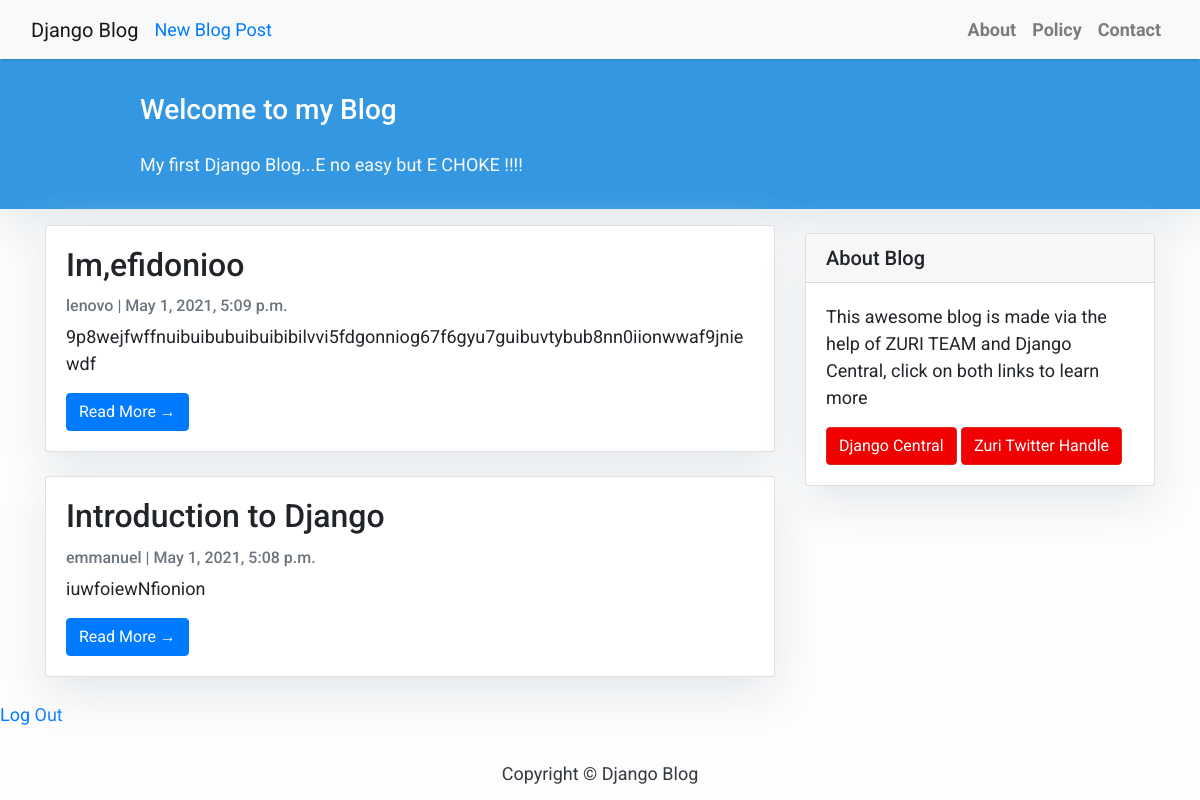
The app's page / (signed in), older data.
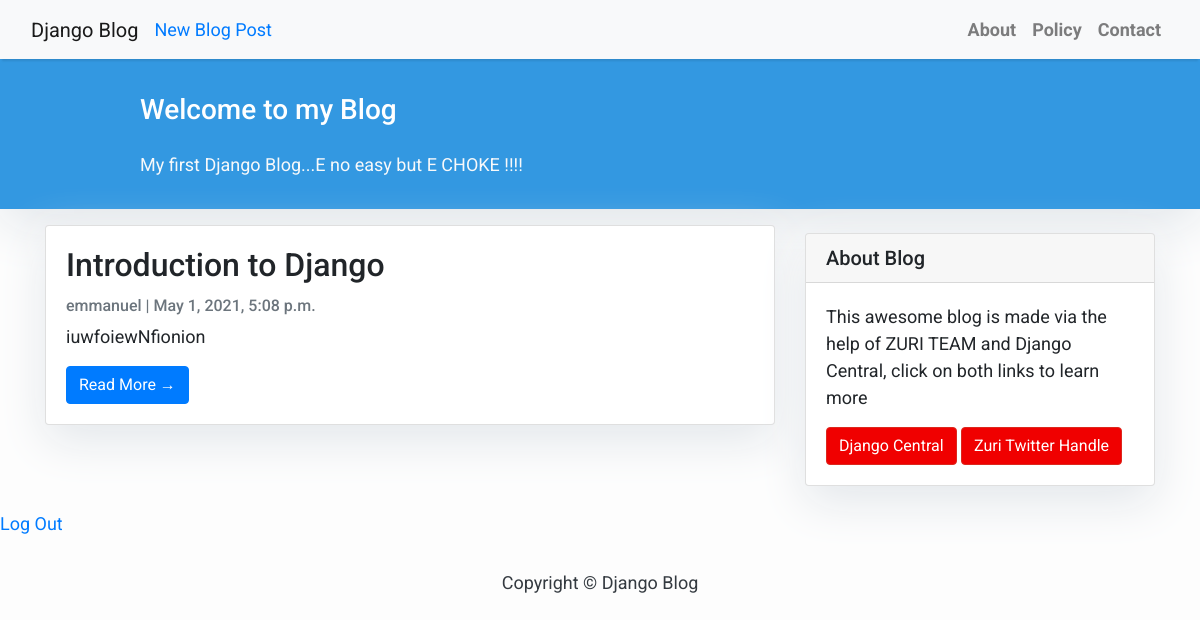
The same page, newer data.
### blog/models.py (models this page shows, shortened)
class Post(models.Model):
    title = models.CharField(max_length=200, unique=True)
    slug = models.SlugField(max_length=200, unique=True)
    author = models.ForeignKey(User, on_delete= models.CASCADE,related_name='blog_posts')
    updated_on = models.DateTimeField(auto_now= True)
    content = models.TextField()
    created_on = models.DateTimeField(auto_now_add=True)
    status = models.IntegerField(choices=STATUS, default=0)
    class Meta:
        ordering = ['-created_on']

### blog/views.py (the view)
# urls.py: path('', views.PostList.as_view(), name='home'),
class PostList(generic.ListView):
    queryset = Post.objects.filter(status=1).order_by('-created_on')
    template_name = 'index.html'

### templates/index.html (shortened to what this page needs)
{% extends "base.html" %}
{% block content %}
{% if user.is_authenticated %}
    <header class="masthead">
        <div class="container">
            <div class="row">
                <div class=" col-md-8 col-md-10 mx-auto">
                    <div class="site-heading">
                        <h3 class=" site-heading my-4 mt-3 text-white"> Welcome to my Blog </h3>
                        <p class="text-light">My first Django Blog...E no easy but E CHOKE !!!! &nbsp
                        </p>
                    </div>
                </div>
            </div>
        </div>
    </header>
    <div class="container">
        <div class="row">
            <div class="col-md-8 mt-3 left">
                {% for post in post_list %}
                <div class="card mb-4">
                    <div class="card-body">
                        <h2 class="card-title">{{ post.title }}</h2>
                        <p class="card-text text-muted h6">{{ post.author }} | {{ post.created_on}} </p>
                        <p class="card-text">{{post.content|slice:":200" }}</p>
                        <a href="{% url 'post_detail' post.slug  %}" class="btn btn-primary">Read More &rarr;</a>
                    </div>
                </div>
                {% endfor %}
            </div>
            {% block sidebar %} {% include 'sidebar.html' %} {% endblock sidebar %}
        </div>
    </div>
<p><a href="{% url 'logout' %}">Log Out</a></p>
{% else %}
    <p>You are not logged in</p>
    <a href="{% url 'login' %}">Log In</a>
    <p><a href="{% url 'password_reset' %}">Reset Password</a></p>
    <p>Would You like to create an account?</p>
    <a href="{% url 'signup' %}">SIGN UP</a>
{% endif %}
{%endblock%}

### templates/base.html (shortened to what this page needs)
<!DOCTYPE html>
<html>
    <head>
        <link rel="stylesheet" href="https://maxcdn.bootstrapcdn.com/bootstrap/4.0.0/css/bootstrap.min.css"
 />
    </head>
    <body>
        <nav class="navbar navbar-expand-lg navbar-light bg-light shadow" id="mainNav">
            <div class="container-fluid">
                <a class="navbar-brand" href="{% url 'home' %}">Django Blog</a>
                <div class="nav-right">
                <a href="{% url 'post_new' %}">New Blog Post </a>
                </div>
                <div class="collapse navbar-collapse" id="navbarResponsive">
                    <ul class="navbar-nav ml-auto">
                        <li class="nav-item text-black">
                            <a class="nav-link text-black font-weight-bold" href="#">About</a>
                        </li>
                        <li class="nav-item text-black">
                            <a class="nav-link text-black font-weight-bold" href="#">Policy</a>
                        </li>
                        <li class="nav-item text-black">
                            <a class="nav-link text-black font-weight-bold" href="#">Contact</a>
                        </li>
                    </ul>
                </div>
            </div>
        </nav>
        {% block content %}{% endblock content %}
        <footer class="py-3 bg-grey">
            <p class="m-0 text-dark text-center ">Copyright &copy; Django Blog</p>
        </footer>
    </body>
</html>

### templates/sidebar.html (shortened to what this page needs)
{% block sidebar %}
<div class="col-md-4 float-right ">
<div class="card my-4">
        <h5 class="card-header">About Blog</h5>
    <div class="card-body">
        <p class="card-text"> This awesome blog is made via the help of ZURI TEAM and Django Central, click on both links to learn more</p>
        <a href="https://djangocentral.com/building-a-blog-application-with-django"
           class="btn btn-danger">Django Central</a>
        <a href="https://twitter.com/theZuriTeam"
           class="btn btn-danger">Zuri Twitter Handle</a>
    </div>
</div>
</div>
{% endblock sidebar %}

### templates/base.html (style rules this page uses)
body { font-family: "Roboto", sans-serif; font-size: 17px; background-color: #fdfdfd; }
.shadow { box-shadow: 0 4px 2px -2px rgba(0, 0, 0, 0.1); }
.btn-danger { color: #fff; background-color: #f00000; border-color: #dc281e; }
.masthead { background: #3398E1; height: auto; padding-bottom: 15px; box-shadow: 0 16px 48px #E3E7EB; padding-top: 10px; }

### templates/index.html (style rules this page uses)
body { font-family: "Roboto", sans-serif; font-size: 18px; background-color: #fdfdfd; }
.card { box-shadow: 0 16px 48px #E3E7EB; }

### templates/sidebar.html (style rules this page uses)
.card { box-shadow: 0 16px 48px #E3E7EB; }

Row changes from the older to the newer data that the page shows:
removed Post: title "Im,efidonioo", author "lenovo", created_on "May 1, 2021, 5:09 p.m.", content "9p8wejfwffnuibuibubuibuibibilvvi5fdgonniog67f6gyu7guibuvtybub8nn0iionwwaf9jniewdf"
